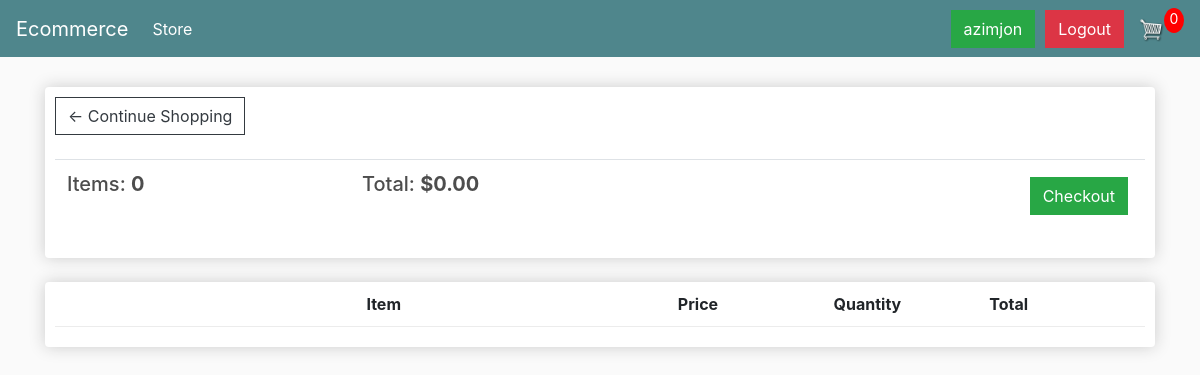
Before: /cart (signed in) with the older database file.
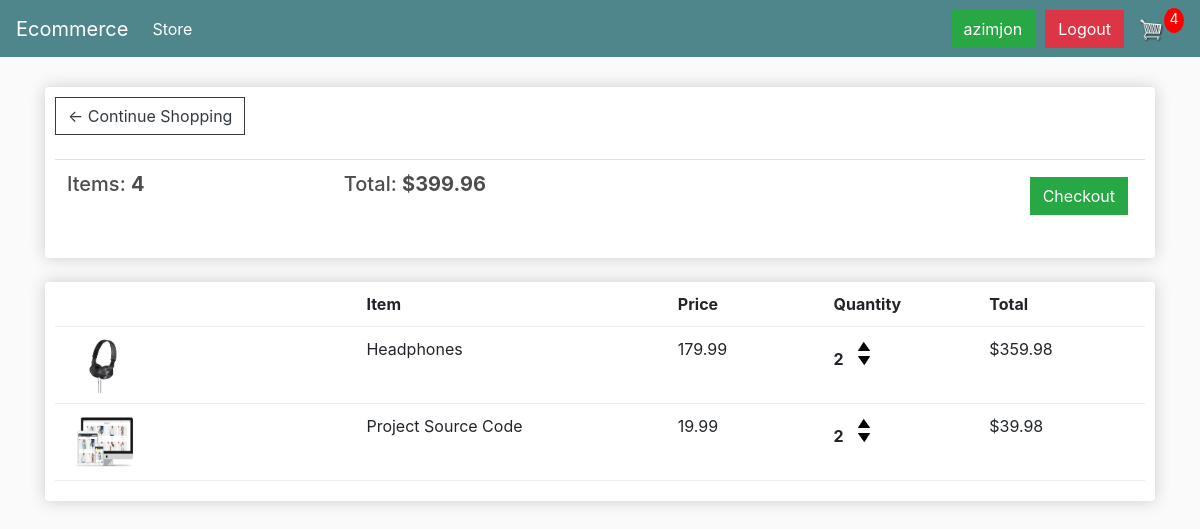
After: the same page with the newer database file.
### store/models.py (models this page shows, shortened)
class Order(models.Model):
    customer = models.ForeignKey(
        Customer, on_delete=models.SET_NULL, null=True, blank=True)
    date_ordered = models.DateTimeField(auto_now_add=True)
    complete = models.BooleanField(default=False)
    transaction_id = models.CharField(max_length=100, null=True)
    @property
    def get_cart_total(self):
        orderitems = self.orderitem_set.all()
        total = sum([item.get_total for item in orderitems])
        return total
    @property
    def get_cart_items(self):
        orderitems = self.orderitem_set.all()
        total = sum([item.quantity for item in orderitems])
        return total

class OrderItem(models.Model):
    product = models.ForeignKey(Product, on_delete=models.SET_NULL, null=True)
    order = models.ForeignKey(Order, on_delete=models.SET_NULL, null=True)
    quantity = models.IntegerField(default=0, null=True, blank=True)
    date_added = models.DateTimeField(auto_now_add=True)
    @property
    def get_total(self):
        total = self.product.price * self.quantity
        return total

class Product(models.Model):
    name = models.CharField(max_length=200)
    price = models.DecimalField(max_digits=7, decimal_places=2)
    digital = models.BooleanField(default=False, null=True, blank=True)
    image = models.ImageField(null=True, blank=True)
    @property
    def imageURL(self):
        try:
            url = self.image.url
        except:
            url = '/images/placeholder.png'
        return url

### store/views.py (the view)
# urls.py: path('cart', cart, name='cart'),
@login_required(login_url='/login')
def cart(request):
    if request.user.is_authenticated:
        customer = request.user.customer
        order, created = Order.objects.get_or_create(
            customer=customer, complete=False)
        items = order.orderitem_set.all()
        cartItems = order.get_cart_items
    return render(request, 'store/cart.html', {'items': items, 'order': order, 'cartItems': cartItems, 'shipping': False})

### store/templates/store/cart.html
{% extends 'store/main.html' %} {% load static %} {% block content %}
<div class="row">
  <div class="col-lg-12">
    <div class="box-element">
      <a href="{% url 'store' %}" class="btn btn-outline-dark"
        >&#x2190; Continue Shopping</a
      >
      <br />
      <br />
      <table class="table">
        <tr>
          <th>
            <h5>Items: <strong>{{ order.get_cart_items }}</strong></h5>
          </th>
          <th>
            <h5>Total: <strong>${{ order.get_cart_total|floatformat:2 }}</strong></h5>
          </th>
          <th>
            <a
              style="float: right; margin: 5px"
              href="{% url 'checkout' %}"
              class="btn btn-success"
              >Checkout</a
            >
          </th>
        </tr>
      </table>
    </div>
    <br />
    <div class="box-element">
      <div class="cart-row">
        <div style="flex: 2"></div>
        <div style="flex: 2"><strong>Item</strong></div>
        <div style="flex: 1"><strong>Price</strong></div>
        <div style="flex: 1"><strong>Quantity</strong></div>
        <div style="flex: 1"><strong>Total</strong></div>
      </div>
      {% for item in items %}
      <div class="cart-row">
        <div style="flex: 2">
          <img
            src="{{ item.product.imageURL }}"
            alt="placeholder"
            class="row-image"
          />
        </div>
        <div style="flex: 2">{{ item.product.name }}</div>
        <div style="flex: 1">{{ item.product.price|floatformat:2 }}</div>
        <div style="flex: 1">
          <p class="quantity">{{ item.quantity }}</p>
          <div class="quantity">
            <img
              class="chg-quantity update-cart"
              src="{% static 'images/arrow-up.png' %}"
              alt="arrow-up"
              data-action="add"
              data-product="{{ item.product.id }}"
            />
            <img
              class="chg-quantity update-cart"
              src="{% static 'images/arrow-down.png' %}"
              alt="arrow-down"
              data-action="remove"
              data-product="{{ item.product.id }}"
            />
          </div>
        </div>
        <div style="flex: 1">${{ item.get_total }}</div>
      </div>
    {% endfor %}
    </div>
  </div>
</div>
{% endblock %}

### store/templates/store/main.html (shortened to what this page needs)
{% load static %}
<!DOCTYPE html>
<html lang="en">
  <head>
    <link
      rel="stylesheet"
      href="https://stackpath.bootstrapcdn.com/bootstrap/4.4.1/css/bootstrap.min.css"
    />
    <link rel="stylesheet" href="{% static 'css/main.css'%}" />
  	<link rel="stylesheet" href="https://use.fontawesome.com/releases/v5.6.1/css/all.css">
  </head>
  <body>
    <nav class="navbar navbar-expand-lg navbar-dark bg-dark">
      <a class="navbar-brand" href="{% url 'store' %}">Ecommerce</a>
      <div class="collapse navbar-collapse" id="navbarSupportedContent">
        <ul class="navbar-nav mr-auto">
          <li class="nav-item active">
            <a class="nav-link" href="{% url 'store' %}"
              >Store<span class="sr-only">(current)</span></a
            >
          </li>
        </ul>
        <div class="form-inline my-2 my-lg-0">
        {% if request.user.is_authenticated %}
            <a href="#" class="btn btn-success">{{ request.user }}</a>
            <div class="form-inline my-2 my-lg-0" style="margin-left: 10px;">
                <a href="{% url 'logout' %}" class="btn btn-danger">Logout</a>
            </div>
        {% else %}
          <a href="{% url 'login_user' %}" class="btn btn-warning">Login</a>
        {% endif %}
          <a href="{% url 'cart' %}">
            <img id="cart-icon" src="{% static 'images/cart.png' %}" />
          </a>
          {% if request.user.is_authenticated %}
            <p id="cart-total">{{ cartItems }}</p>
          {% endif %}
        </div>
      </div>
    </nav>
    <div class="container">{% block content %} {% endblock %}</div>
  </body>
</html>

### static/css/main.css (style rules this page uses)
body { background-color: hsl(0, 0%, 98%); }
h1, h2, h3, h4, h5, h6 { color: hsl(0, 0%, 30%); }
.box-element { box-shadow: hsl(0, 0%, 80%) 0 0 16px; background-color: #fff; border-radius: 4px; padding: 10px; }
.bg-dark { background-color: #4f868c !important; }
#cart-icon { width: 25px; display: inline-block; margin-left: 15px; }
#cart-total { display: block; text-align: center; color: #fff; background-color: red; width: 20px; height: 25px; border-radius: 50%; font-size: 14px; }
.col-lg-4, .col-lg-6, .col-lg-8, .col-lg-12 { margin-top: 10px; }
.btn { border-radius: 0; }
.row-image { width: 100px; }
.cart-row { display: flex; align-items: flex-stretch; padding-bottom: 10px; margin-bottom: 10px; border-bottom: 1px solid #ececec; }
.quantity { display: inline-block; font-weight: 700; padding-right: 10px; }
.chg-quantity { width: 12px; cursor: pointer; display: block; margin-top: 5px; transition: .1s; }
.container { margin-top: 20px; }

Changed rows visible on the page:
changed Order: get_cart_items "0" → "4"; get_cart_total "0.00" → "399.96"
added OrderItem: product.imageURL (picture), product.name "Headphones", product.price "179.99", quantity "2", get_total "359.98"
added OrderItem: product.imageURL (picture), product.name "Project Source Code", product.price "19.99", quantity "2", get_total "39.98"
Other visible differences:
{{ cartItems }}: "0" → "4"
